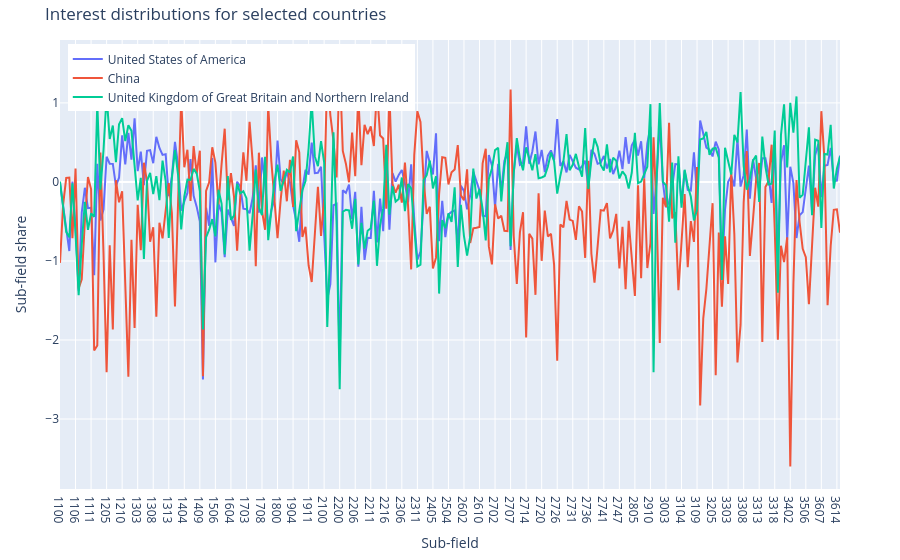

The code cell stored with this chart in its notebook:
### Code cell
import numpy as np
import plotly.graph_objects as go

country_list = ["US", "CN", "GB"]  # list of countries
x = df_country_subfield.columns.to_list()

fig = go.Figure()

for country in country_list:
    y = df_country_subfield.loc[country].values
    y_safe = [v if not np.isnan(v) else None for v in y]  # handle NaNs

    fig.add_trace(go.Scatter(
        x=x,
        y=y_safe,
        mode="lines",
        name=f"{uf.id2name_country[country]}"
    ))

fig.update_layout(
    title="Interest distributions for selected countries",
    xaxis=dict(title="Sub-field"),
    yaxis=dict(title="Sub-field share"),
    legend=dict(x=0.01, y=0.99),
    margin=dict(l=60, r=60, t=40, b=40)
)

fig.show()

### Figure 1 — Plotly figure (JSON) as saved in the notebook; plotly's stock layout.template omitted (floating-point values rounded to 4 significant figures; data arrays with more than 128 entries replaced by an {"elided": "..."} marker saying what was removed)
{"data": [{"mode": "lines", "name": "United States of America", "x": {"elided": "252 str values"}, "y": {"elided": "252 float values"}, "type": "scatter"}, {"mode": "lines", "name": "China", "x": {"elided": "252 str values"}, "y": {"elided": "252 float values"}, "type": "scatter"}, {"mode": "lines", "name": "United Kingdom of Great Britain and Northern Ireland", "x": {"elided": "252 str values"}, "y": {"elided": "252 float values"}, "type": "scatter"}], "layout": {"legend": {"x": 0.01, "y": 0.99}, "margin": {"l": 60, "r": 60, "t": 40, "b": 40}, "title": {"text": "Interest distributions for selected countries"}, "xaxis": {"title": {"text": "Sub-field"}}, "yaxis": {"title": {"text": "Sub-field share"}}}}
